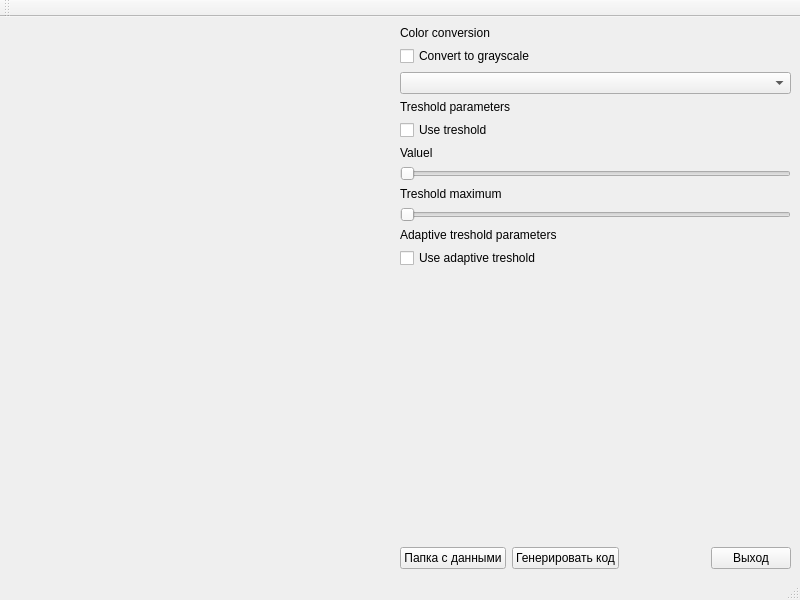
<?xml version="1.0" encoding="UTF-8"?>
<ui version="4.0">
 <class>MainWindow</class>
 <widget class="QMainWindow" name="MainWindow">
  <property name="geometry">
   <rect>
    <x>0</x>
    <y>0</y>
    <width>800</width>
    <height>600</height>
   </rect>
  </property>
  <property name="windowTitle">
   <string>MainWindow</string>
  </property>
  <widget class="QWidget" name="centralwidget">
   <layout class="QHBoxLayout" name="horizontalLayout_2">
    <item>
     <layout class="QGridLayout" name="gridLayout">
      <item row="0" column="0">
       <spacer name="horizontalSpacer">
        <property name="orientation">
         <enum>Qt::Horizontal</enum>
        </property>
        <property name="sizeHint" stdset="0">
         <size>
          <width>40</width>
          <height>20</height>
         </size>
        </property>
       </spacer>
      </item>
     </layout>
    </item>
    <item>
     <layout class="QVBoxLayout" name="verticalLayout">
      <item>
       <widget class="QLabel" name="colorLabel">
        <property name="text">
         <string>Color conversion</string>
        </property>
       </widget>
      </item>
      <item>
       <widget class="QCheckBox" name="useGrayscale">
        <property name="text">
         <string>Convert to grayscale</string>
        </property>
       </widget>
      </item>
      <item>
       <widget class="QComboBox" name="grayscaleMode"/>
      </item>
      <item>
       <widget class="QLabel" name="tresholdLabel">
        <property name="text">
         <string>Treshold parameters</string>
        </property>
       </widget>
      </item>
      <item>
       <widget class="QCheckBox" name="useTreshold">
        <property name="text">
         <string>Use treshold</string>
        </property>
       </widget>
      </item>
      <item>
       <widget class="QLabel" name="tresholdValueLabel">
        <property name="text">
         <string>Valuel</string>
        </property>
       </widget>
      </item>
      <item>
       <widget class="QSlider" name="tresholdValue">
        <property name="maximum">
         <number>255</number>
        </property>
        <property name="orientation">
         <enum>Qt::Horizontal</enum>
        </property>
       </widget>
      </item>
      <item>
       <widget class="QLabel" name="tresholdMaximumLabel">
        <property name="text">
         <string>Treshold maximum</string>
        </property>
       </widget>
      </item>
      <item>
       <widget class="QSlider" name="tresholdMaximum">
        <property name="maximum">
         <number>255</number>
        </property>
        <property name="orientation">
         <enum>Qt::Horizontal</enum>
        </property>
       </widget>
      </item>
      <item>
       <widget class="QLabel" name="adaptiveTresholdLabel">
        <property name="text">
         <string>Adaptive treshold parameters</string>
        </property>
       </widget>
      </item>
      <item>
       <widget class="QCheckBox" name="useAdaptiveTreshold">
        <property name="text">
         <string>Use adaptive treshold</string>
        </property>
       </widget>
      </item>
      <item>
       <spacer name="verticalSpacer">
        <property name="orientation">
         <enum>Qt::Vertical</enum>
        </property>
        <property name="sizeHint" stdset="0">
         <size>
          <width>20</width>
          <height>40</height>
         </size>
        </property>
       </spacer>
      </item>
      <item>
       <layout class="QHBoxLayout" name="horizontalLayout">
        <item>
         <widget class="QPushButton" name="buttonChangeFolder">
          <property name="text">
           <string>Папка с данными</string>
          </property>
         </widget>
        </item>
        <item>
         <widget class="QPushButton" name="buttonGenerateCode">
          <property name="text">
           <string>Генерировать код</string>
          </property>
          <property name="shortcut">
           <string>Ctrl+S</string>
          </property>
         </widget>
        </item>
        <item>
         <spacer name="horizontalSpacer_2">
          <property name="orientation">
           <enum>Qt::Horizontal</enum>
          </property>
          <property name="sizeHint" stdset="0">
           <size>
            <width>40</width>
            <height>20</height>
           </size>
          </property>
         </spacer>
        </item>
        <item>
         <widget class="QPushButton" name="buttonExit">
          <property name="text">
           <string>Выход</string>
          </property>
         </widget>
        </item>
       </layout>
      </item>
     </layout>
    </item>
   </layout>
  </widget>
  <widget class="QMenuBar" name="menubar">
   <property name="geometry">
    <rect>
     <x>0</x>
     <y>0</y>
     <width>800</width>
     <height>21</height>
    </rect>
   </property>
  </widget>
  <widget class="QStatusBar" name="statusbar"/>
  <widget class="QToolBar" name="toolBar">
   <property name="windowTitle">
    <string>toolBar</string>
   </property>
   <attribute name="toolBarArea">
    <enum>TopToolBarArea</enum>
   </attribute>
   <attribute name="toolBarBreak">
    <bool>false</bool>
   </attribute>
  </widget>
 </widget>
 <resources/>
 <connections/>
</ui>
